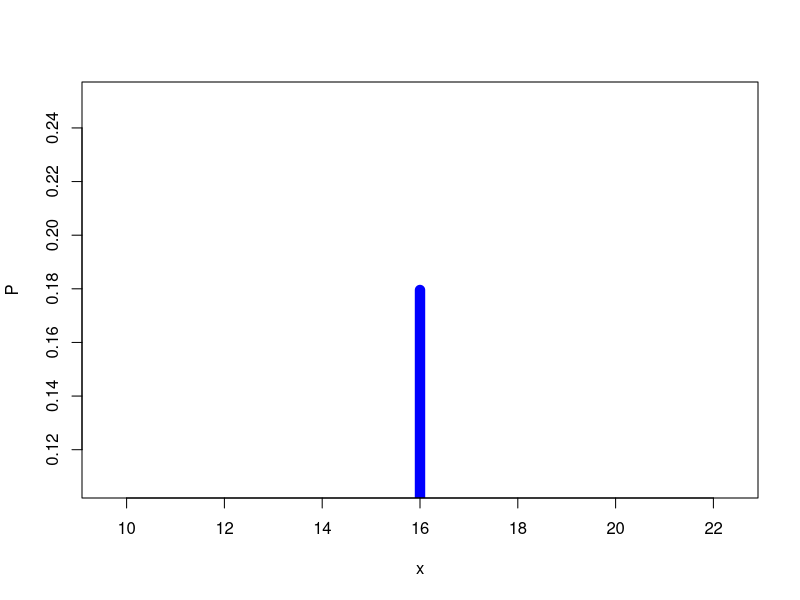

Write the R code that produced this figure. (Note: this script raises an error after producing the figure.)
# BINOMIAL DISTRIBUTIONS -----------------------------------------
# Binomial Distribution for x
p <- .9
n <- 19
x <- 16

# Expected Value of X, variance, and standard deviation
expVal <- n * p
variance <- expVal * (1 - p)
stdDev <- sqrt(variance)
dfEvVSd <- data.frame(ExpectedValue = expVal, 
                      Variance = variance, 
                      StandardDeviation = stdDev)
dfEvVSd

# Finds the probability that X = x is true for a single value
dbinom(x, size = n, prob = p)

# Finds the probability that X = x is true for a vector of x's
dists <- dbinom(x, size = n, prob = p)
res <- data.frame(x = x, P = dists)
res
plot(res, type = 'h', col = 'blue', lwd = 10)

# Finds the probability that X < x, where x is a vector
sum(dbinom(x, size = n, prob = p))

# Finds the probability that X <= x
pbinom(x, size = n, prob = p)

# Finds the probability that X > x 
pbinom(x, size = n, prob = p, lower.tail = FALSE)

# CHI-SQUARE ----------------------------------------------------
a <- .05
df <- 6

# Left sided chi-square test critical value
qchisq(a, df)

# Right sided chi-square test critical value
round(qchisq(a, df, lower.tail = FALSE), digits =3)


# Find variance of a vector
X <- c(3.503, 3.627, 4.033, 4.214, 4.193, 4.013)

# Calculate common stats
n <- length(X)
df <- (n - 1)
smplVar<- var(X)
smplStDev <- sqrt(smplVar)
popVar <- (smplVar * df) / n
popVar <- 5400^2

# Print the stats of the vector
dfStats <- data.frame(DegreesOfFreedom = df, SampleVariance = smplVar,
                      SampleStandardDev = smplStDev, PopulationVariance = popVar)
dfStats
# Find Chi-Square Statistic
chi <- (df * smplVar) / popVar
chi

var_pop <- function(x) {
  mean((x - mean(x))^2)
}

# Conduct a chi-square test for goodness of fit given a vector of values
# and an equal probability of for each value
x <- c(85, 38, 107)
p <- c(.3, .2, .5)
a <- 0.025
chiGoF(a, x, p, printVars = TRUE)
vP <- rep(p, length(x))
res <- chisq.test(x, p = vP)
?chisq.test
res$statistic
res$expected[1]

161 * 1/12
1/12
# Function to determine if H0 should be rejected based on a given alpha level a,
# vector of values x, and a given probability p.  
chiGoF <- function(a, x, p, printVars = FALSE) {
  # Find chi test stat
  df <- length(x) - 1
  critVal <- round(qchisq(a, df, lower.tail = FALSE), digits =3)
  
    # Extend p into a vector if it is a single value
  if (length(p) == 1){
    vP <- rep(p, length(x))
  } else {
    vP <- p
  }
  
  # Conduct a chi-square test for goodness of fit
  res <- chisq.test(x, p = vP)
  xSq <- res$statistic
  
  # Print values if requested
  if (printVars) {
    print(c("Critical Value: ", critVal))
    print(res)
    print(c("Expected Values: ", res$expected))
  }
  
  # Return whether to reject or not
  if (xSq > critVal) {
    return("Conclusion: Reject H0")
  } else {
    return("Conclusion: Fail to reject H0")
  }
}


vac <- c(rep("diseased", 48), rep("Not Diseased", 46))
notVac <- c(rep("diseased", 57), rep("Not Diseased", 51))
vacStatus <- c("Vaccinated", "Not Vaccinated")
# Create a matrix of the data
data <- matrix(c(48, 46, 57, 51), nrow = 2, ncol = 2, byrow = TRUE, 
               dimnames = list(c("Vaccinated", "Not Vaccinated"), 
                               c("Diseased", "Not Diseased")))

data
res <- chisq.test(data)
res$expected
res

# Create a matrix to hold the data
data <- matrix(c(48, 46, 57, 51), nrow = 2, byrow = TRUE)
colnames(data) <- c("Diseased", "Not Diseased")
rownames(data) <- c("Vaccinated", "Not Vaccinated")
# Perform the chi-squared test for association
result <- chisq.test(data)
# Print the result
cat("Chi-squared test for association:\n")
print(result)

# Create a matrix to hold the data
data <- matrix(c(18, 64, 20, 23, 30, 49, 14, 18, 45, 61, 20, 22), nrow = 3, byrow = TRUE)
colnames(data) <- c("Favorable", "Unfavorable", "Neutral")
rownames(data) <- c("18-30", "30-45", "Over 45")
# Perform the chi-squared test for association
result <- chisq.test(data)
# Print the result
result$expected
cat("Chi-squared test for association:\n")
print(result)

